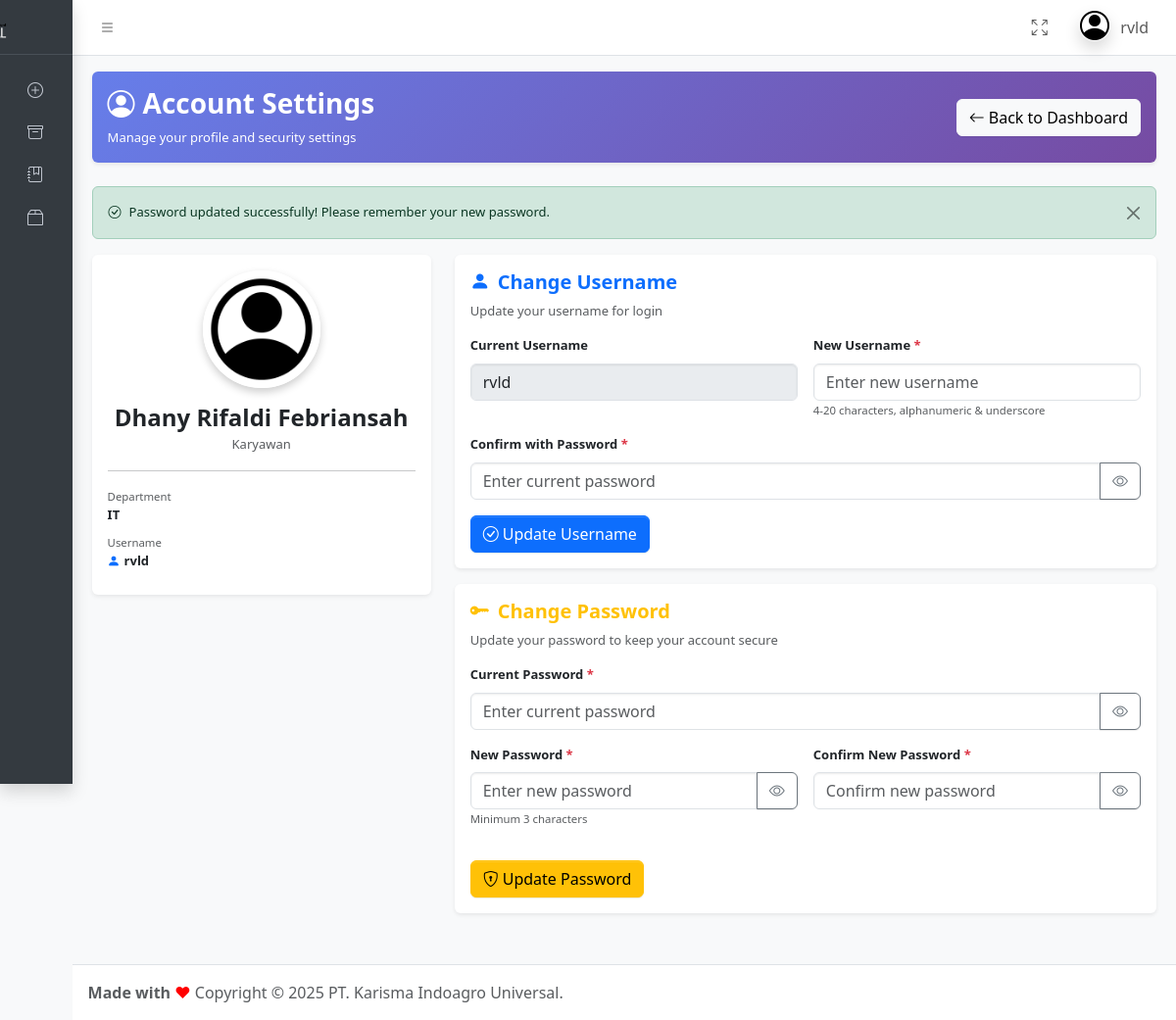
The app's page /profile-settings (signed in) with its own data.
### tables this page shows
CREATE TABLE `tb_users` (
  `id` int NOT NULL,
  `username` varchar(255) NOT NULL,
  `nama_lngkp` varchar(255) NOT NULL,
  `nik` varchar(255) NOT NULL,
  `bagian` varchar(255) NOT NULL,
  `departement` varchar(255) NOT NULL,
  `jabatan` varchar(255) NOT NULL,
  `atasan` varchar(255) NOT NULL,
  `penilai` varchar(255) NOT NULL
);

### router.php (called while the page is built, shortened)
<?php
$page = isset($_GET['page']) ? trim($_GET['page'], '/') : '';
$target = __DIR__ . '/' . $routes[$page];
require $target;

### helper/getUser.php (called while the page is built, shortened)
<?php
require 'config.php';
$id_user = $_SESSION['id_user'];
$sql = "SELECT * FROM tb_users WHERE id='$id_user'";
$result = mysqli_query($conn, $sql);
while ($hasil = mysqli_fetch_assoc($result)) {
    $username = $hasil['username'];
}
?>

### app/system/profile-settings.php (the view, shortened to what this page needs)
<?php
require 'helper/config.php';
require 'helper/getUser.php';
$id_user = $_SESSION['id_user'];
$sql_user = "SELECT * FROM tb_users WHERE id='$id_user'";
$result_user = mysqli_query($conn, $sql_user);
$user_data = mysqli_fetch_assoc($result_user);
?>
<!DOCTYPE html>
<html lang="en">
<?php include("pages/part/p_header.php"); ?>
<body class="layout-fixed sidebar-expand-lg sidebar-mini sidebar-collapse bg-body-tertiary">
    <div class="app-wrapper">
        <?php include("pages/dashboard/p_nav_utama.php"); ?>
        <?php include("pages/part/p_aside.php"); ?>
        <main class="app-main">
            <div class="app-content">
                <div class="container-fluid" style="font-size:13px;">
                    <div class="row mb-4 mt-3">
                        <div class="col-12">
                            <div class="card shadow-sm border-0" style="background: linear-gradient(135deg, #667eea 0%, #764ba2 100%);">
                                <div class="card-body text-white">
                                    <div class="d-flex justify-content-between align-items-center">
                                        <div>
                                            <h3 class="fw-bold mb-2">
                                                <i class="bi bi-person-circle me-2"></i>Account Settings
                                            </h3>
                                            <p class="mb-0 opacity-90">Manage your profile and security settings</p>
                                        </div>
                                        <div>
                                            <a href="dashboard-utama" class="btn btn-light">
                                                <i class="bi bi-arrow-left me-1"></i>Back to Dashboard
                                            </a>
                                        </div>
                                    </div>
                                </div>
                            </div>
                        </div>
                    </div>
                    <?php if (isset($_SESSION['success'])) { ?>
                    <div class="alert alert-success alert-dismissible fade show" role="alert">
                        <i class="bi bi-check-circle me-2"></i><?= $_SESSION['success'] ?>
                        <button type="button" class="btn-close" data-bs-dismiss="alert" aria-label="Close"></button>
                    </div>
                    <?php unset($_SESSION['success']); } ?>
                    <div class="row mb-4">
                        <div class="col-lg-4">
                            <div class="card shadow-sm border-0 profile-card">
                                <div class="card-body text-center">
                                    <img src="assets/img/profile.png" class="rounded-circle profile-avatar mb-3" alt="Profile">
                                    <h4 class="fw-bold mb-1"><?= $user_data['nama_lngkp'] ?></h4>
                                    <p class="text-muted mb-2"><?= $user_data['jabatan'] ?? 'User' ?></p>
                                    <hr class="my-3">
                                    <div class="text-start">
                                        <div class="mb-2">
                                            <small class="text-muted">Department</small>
                                            <p class="mb-0 fw-semibold"><?= $user_data['departement'] ?? '-' ?></p>
                                        </div>
                                        <div class="mb-2">
                                            <small class="text-muted">Username</small>
                                            <p class="mb-0 fw-semibold">
                                                <i class="bi bi-person-fill text-primary me-1"></i><?= $user_data['username'] ?>
                                            </p>
                                        </div>
                                    </div>
                                </div>
                            </div>
                        </div>
                        <div class="col-lg-8">
                            <div class="card shadow-sm border-0 setting-card mb-3" style="border-left-color: #0d6efd !important;">
                                <div class="card-body">
                                    <div class="d-flex justify-content-between align-items-start">
                                        <div>
                                            <h5 class="fw-bold text-primary mb-2">
                                                <i class="bi bi-person-fill me-2"></i>Change Username
                                            </h5>
                                            <p class="text-muted mb-3">Update your username for login</p>
                                            <form method="POST" action="helper/update-username.php" id="formUsername">
                                                <div class="row g-3">
                                                    <div class="col-md-6">
                                                        <label class="form-label fw-semibold">Current Username</label>
                                                        <input type="text" class="form-control" value="<?= $user_data['username'] ?>" disabled>
                                                    </div>
                                                    <div class="col-md-6">
                                                        <label class="form-label fw-semibold">New Username <span class="text-danger">*</span></label>
                                                        <input type="text" class="form-control" name="new_username" required
                                                               pattern="[a-zA-Z0-9_]+"
                                                               title="Only letters, numbers, and underscore"
                                                               minlength="4" maxlength="20"
                                                               placeholder="Enter new username">
                                                        <small class="text-muted">4-20 characters, alphanumeric & underscore</small>
                                                    </div>
                                                    <div class="col-12">
                                                        <label class="form-label fw-semibold">Confirm with Password <span class="text-danger">*</span></label>
                                                        <div class="input-group">
                                                            <input type="password" class="form-control" name="confirm_password" id="pwd_username" required
                                                                   placeholder="Enter current password">
                                                            <button class="btn btn-outline-secondary" type="button" onclick="togglePasswordVisibility('pwd_username')">
                                                                <i class="bi bi-eye" id="icon_pwd_username"></i>
                                                            </button>
                                                        </div>
                                                    </div>
                                                    <div class="col-12">
                                                        <button type="submit" class="btn btn-primary">
                                                            <i class="bi bi-check-circle me-1"></i>Update Username
                                                        </button>
                                                    </div>
                                                </div>
                                            </form>
                                        </div>
                                    </div>
                                </div>
                            </div>
                            <div class="card shadow-sm border-0 setting-card mb-3" style="border-left-color: #ffc107 !important;">
                                <div class="card-body">
                                    <div class="d-flex justify-content-between align-items-start">
                                        <div class="w-100">
                                            <h5 class="fw-bold text-warning mb-2">
                                                <i class="bi bi-key-fill me-2"></i>Change Password
                                            </h5>
                                            <p class="text-muted mb-3">Update your password to keep your account secure</p>
                                            <form method="POST" action="helper/update-password.php" id="formPassword">
                                                <div class="row g-3">
                                                    <div class="col-12">
                                                        <label class="form-label fw-semibold">Current Password <span class="text-danger">*</span></label>
                                                        <div class="input-group">
                                                            <input type="password" class="form-control" name="current_password" id="current_pwd" required
                                                                   placeholder="Enter current password">
                                                            <button class="btn btn-outline-secondary" type="button" onclick="togglePasswordVisibility('current_pwd')">
                                                                <i class="bi bi-eye" id="icon_current_pwd"></i>
                                                            </button>
                                                        </div>
                                                    </div>
                                                    <div class="col-md-6">
                                                        <label class="form-label fw-semibold">New Password <span class="text-danger">*</span></label>
                                                        <div class="input-group">
                                                            <input type="password" class="form-control" name="new_password" id="new_pwd" required
                                                                   minlength="3" maxlength="50"
                                                                   placeholder="Enter new password">
                                                            <button class="btn btn-outline-secondary" type="button" onclick="togglePasswordVisibility('new_pwd')">
                                                                <i class="bi bi-eye" id="icon_new_pwd"></i>
                                                            </button>
                                                        </div>
                                                        <small class="text-muted">Minimum 3 characters</small>
                                                    </div>
                                                    <div class="col-md-6">
                                                        <label class="form-label fw-semibold">Confirm New Password <span class="text-danger">*</span></label>
                                                        <div class="input-group">
                                                            <input type="password" class="form-control" name="confirm_new_password" id="confirm_pwd" required
                                                                   placeholder="Confirm new password">
                                                            <button class="btn btn-outline-secondary" type="button" onclick="togglePasswordVisibility('confirm_pwd')">
                                                                <i class="bi bi-eye" id="icon_confirm_pwd"></i>
                                                            </button>
                                                        </div>
                                                    </div>
                                                    <div class="col-12">
                                                        <button type="submit" class="btn btn-warning">
                                                            <i class="bi bi-shield-lock me-1"></i>Update Password
                                                        </button>
                                                    </div>
                                                </div>
                                            </form>
                                        </div>
                                    </div>
                                </div>
                            </div>
                        </div>
                    </div>
                </div>
            </div>
        </main>
        <?php include("pages/part/p_footer.php"); ?>
</body>
</html>

### pages/dashboard/p_nav_utama.php (shortened to what this page needs)
<nav class="app-header navbar navbar-expand bg-body">
    <div class="container-fluid">
        <ul class="navbar-nav nav-underline">
            <li class="nav-item">
                <a class="nav-link" data-lte-toggle="sidebar" href="#" role="button">
                    <i class="bi bi-list"></i>
                </a>
            </li>
        </ul>
        <ul class="navbar-nav ms-auto">
    <li class="nav-item">
        <a class="nav-link" href="#" data-lte-toggle="fullscreen">
            <i data-lte-icon="maximize" class="bi bi-arrows-fullscreen"></i>
        </a>
    </li>
    <li class="nav-item dropdown user-menu">
        <a href="#" class="nav-link dropdown-toggle" data-bs-toggle="dropdown">
            <img src="assets/img/profile.png"
                 class="user-image rounded-circle shadow"
                 alt="User Image">
            <span class="d-none d-md-inline">
                <?php echo $username ?>
            </span>
        </a>
    </li>
</ul>
    </div>
</nav>

### app/system/profile-settings.php (style rules this page uses)
.profile-card { transition: all 0.3s ease; }
.profile-avatar { width: 120px; height: 120px; border: 5px solid #fff; box-shadow: 0 4px 8px rgba(0,0,0,0.2); }
.setting-card { border-left: 4px solid; transition: all 0.3s ease; }

### records on screen
tb_users: username "rvld", nama_lngkp "Dhany Rifaldi Febriansah", jabatan "Karyawan", departement "IT"

### other values on screen
$_SESSION['success'] "Password updated successfully! Please remember your new password."
